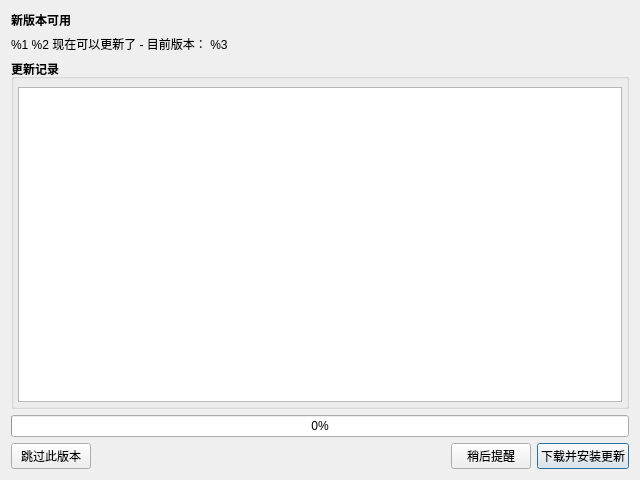
<?xml version="1.0" encoding="UTF-8"?>
<ui version="4.0">
 <class>FvUpdateWindow</class>
 <widget class="QWidget" name="FvUpdateWindow">
  <property name="geometry">
   <rect>
    <x>0</x>
    <y>0</y>
    <width>640</width>
    <height>480</height>
   </rect>
  </property>
  <property name="windowTitle">
   <string>Software Update</string>
  </property>
  <layout class="QHBoxLayout" name="horizontalLayout_6">
   <item>
    <layout class="QVBoxLayout" name="verticalLayout">
     <item>
      <widget class="QLabel" name="newVersionIsAvailableLabel">
       <property name="font">
        <font>
         <weight>75</weight>
         <bold>true</bold>
        </font>
       </property>
       <property name="text">
        <string>新版本可用</string>
       </property>
      </widget>
     </item>
     <item>
      <widget class="QLabel" name="wouldYouLikeToDownloadLabel">
       <property name="text">
        <string>%1 %2 现在可以更新了 - 目前版本： %3</string>
       </property>
      </widget>
     </item>
     <item>
      <widget class="QGroupBox" name="groupBox">
       <property name="font">
        <font>
         <weight>75</weight>
         <bold>true</bold>
        </font>
       </property>
       <property name="title">
        <string>更新记录</string>
       </property>
       <layout class="QHBoxLayout" name="horizontalLayout_7">
        <property name="leftMargin">
         <number>4</number>
        </property>
        <property name="topMargin">
         <number>8</number>
        </property>
        <property name="rightMargin">
         <number>4</number>
        </property>
        <property name="bottomMargin">
         <number>4</number>
        </property>
        <item>
         <widget class="QTextBrowser" name="textBrowser"/>
        </item>
       </layout>
      </widget>
     </item>
     <item>
      <widget class="QProgressBar" name="download_progress_">
       <property name="value">
        <number>0</number>
       </property>
      </widget>
     </item>
     <item>
      <layout class="QHBoxLayout" name="horizontalLayout_3">
       <item>
        <widget class="QPushButton" name="skipThisVersionButton">
         <property name="text">
          <string>跳过此版本</string>
         </property>
        </widget>
       </item>
       <item>
        <spacer name="horizontalSpacer">
         <property name="orientation">
          <enum>Qt::Horizontal</enum>
         </property>
         <property name="sizeHint" stdset="0">
          <size>
           <width>40</width>
           <height>20</height>
          </size>
         </property>
        </spacer>
       </item>
       <item>
        <widget class="QPushButton" name="remindMeLaterButton">
         <property name="text">
          <string>稍后提醒</string>
         </property>
        </widget>
       </item>
       <item>
        <widget class="QPushButton" name="installUpdateButton">
         <property name="text">
          <string>下载并安装更新</string>
         </property>
         <property name="autoDefault">
          <bool>true</bool>
         </property>
         <property name="default">
          <bool>true</bool>
         </property>
        </widget>
       </item>
      </layout>
     </item>
    </layout>
   </item>
  </layout>
 </widget>
 <resources/>
 <connections/>
</ui>
